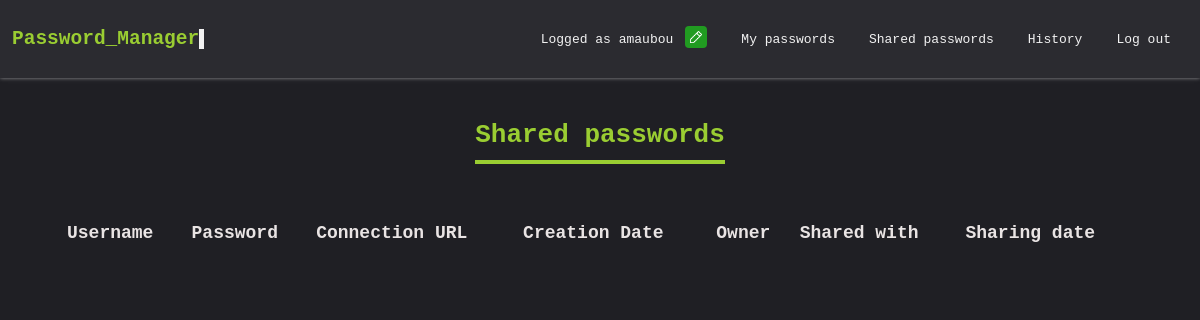
The page /shared_items (signed in) on the database as committed earlier.
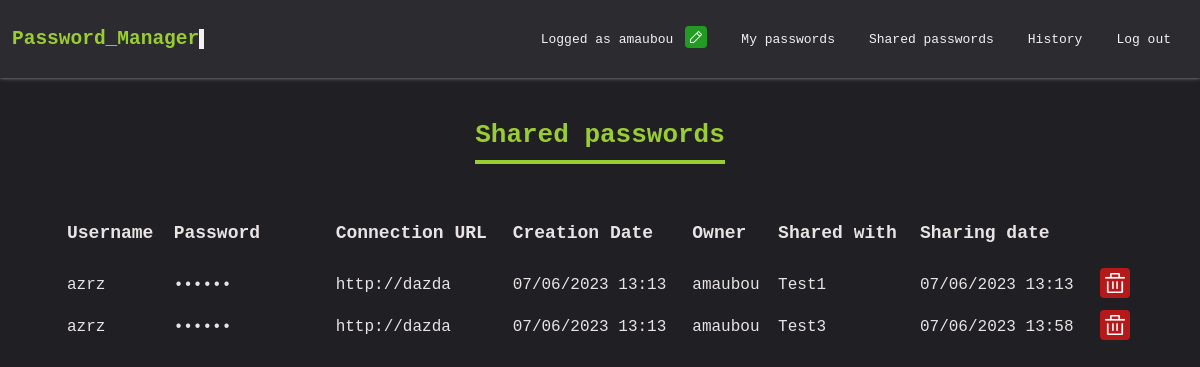
The same page on the database as committed later.
### app/models.py (models this page shows)
class SharedItem(Model):
    item = models.ForeignKey(Item, on_delete=models.CASCADE)
    sending_user = models.ForeignKey(
        User, on_delete=models.CASCADE, related_name="sending_%(class)s"
    )
    receiving_user = models.ForeignKey(User, on_delete=models.CASCADE)
    creation_date = models.DateTimeField(auto_now_add=True)

class Item(Model):
    user_name = models.CharField(blank=False, null=False, max_length=255)
    password = models.CharField(blank=False, null=False, max_length=255)
    url = models.CharField(blank=False, null=False, max_length=255)
    creation_date = models.DateTimeField(auto_now_add=True)
    last_modification_date = models.DateTimeField(auto_now=True)
    creation_user = models.ForeignKey(User, on_delete=models.CASCADE)
    password_score = models.CharField(blank=False, null=True, max_length=255)

### app/views.py (the view)
# urls.py: path("shared_items", shared_items, name="shared_items"),
@login_required
def shared_items(request):
    shared_items = SharedItem.objects.filter(sending_user=request.user)
    for shared_item in shared_items:
        shared_item.item.user_name = crypter.decrypt(
            shared_item.item.user_name.encode()
        ).decode()
        shared_item.item.password = crypter.decrypt(
            shared_item.item.password.encode()
        ).decode()
        shared_item.item.url = crypter.decrypt(shared_item.item.url.encode()).decode()
    return render(request, "shared_items.html", context={"shared_items": shared_items})

### templates/shared_items.html (shortened to what this page needs)
{% load static %}
{% load tz %}
<!DOCTYPE html>
<html>
<head>
    <link rel="stylesheet" href="{% static 'css/app.css' %}" type="text/css">
    <link rel="stylesheet" href="{% static 'css/items.css' %}" type="text/css">
    <link rel="stylesheet" href="{% static 'css/navigation_bar.css' %}" type="text/css">
</head>
<body>
    {% include 'navigation_bar.html' %}
    <div class="items-list">
        <h1 class="title">Shared passwords</h1>
        <table>
        <thead>
            <tr>
                <th>Username</th>
                <th>Password</th>
                <th>Connection URL</th>
                <th>Creation Date</th>
                <th>Owner</th>
                <th>Shared with</th>
                <th>Sharing date</th>
            </tr>
        </thead>
        <tbody>
            {% for shared in shared_items %}
            <tr>
                <td>{{ shared.item.user_name }}</td>
                <td data-id="{{ shared.item.id }}" class="password">••••••</td>
                <td class="item-url"><a href="{{ shared.item.url }}" target="_blank" title="{{ shared.item.url }}">{{ shared.item.url }}</a></td>
                <td>{{ shared.item.creation_date|date:"d/m/Y H:i" }}</td>
                <td>{{ shared.item.creation_user }}</td>
                <td>{{ shared.receiving_user }}</td>
                <td>{{ shared.creation_date|date:"d/m/Y H:i" }}</td>
                <td class="actions shared"><a href="{% url 'delete_shared' shared.id %}" title="Delete" class="tooltip"><img class="trash" src="{% static 'img/trash.png' %}" /></td>
            </tr>
            {% endfor %}
        </tbody>
        </table>
    </div>
</body>

Rows that differ between the two databases and show on the page:
added SharedItem: item.user_name "azrz", item "http://dazda", item.creation_date "07/06/2023 13:13", item.creation_user "amaubou", receiving_user "Test1", creation_date "07/06/2023 13:13"
added SharedItem: item.user_name "azrz", item "http://dazda", item.creation_date "07/06/2023 13:13", item.creation_user "amaubou", receiving_user "Test3", creation_date "07/06/2023 13:58"
